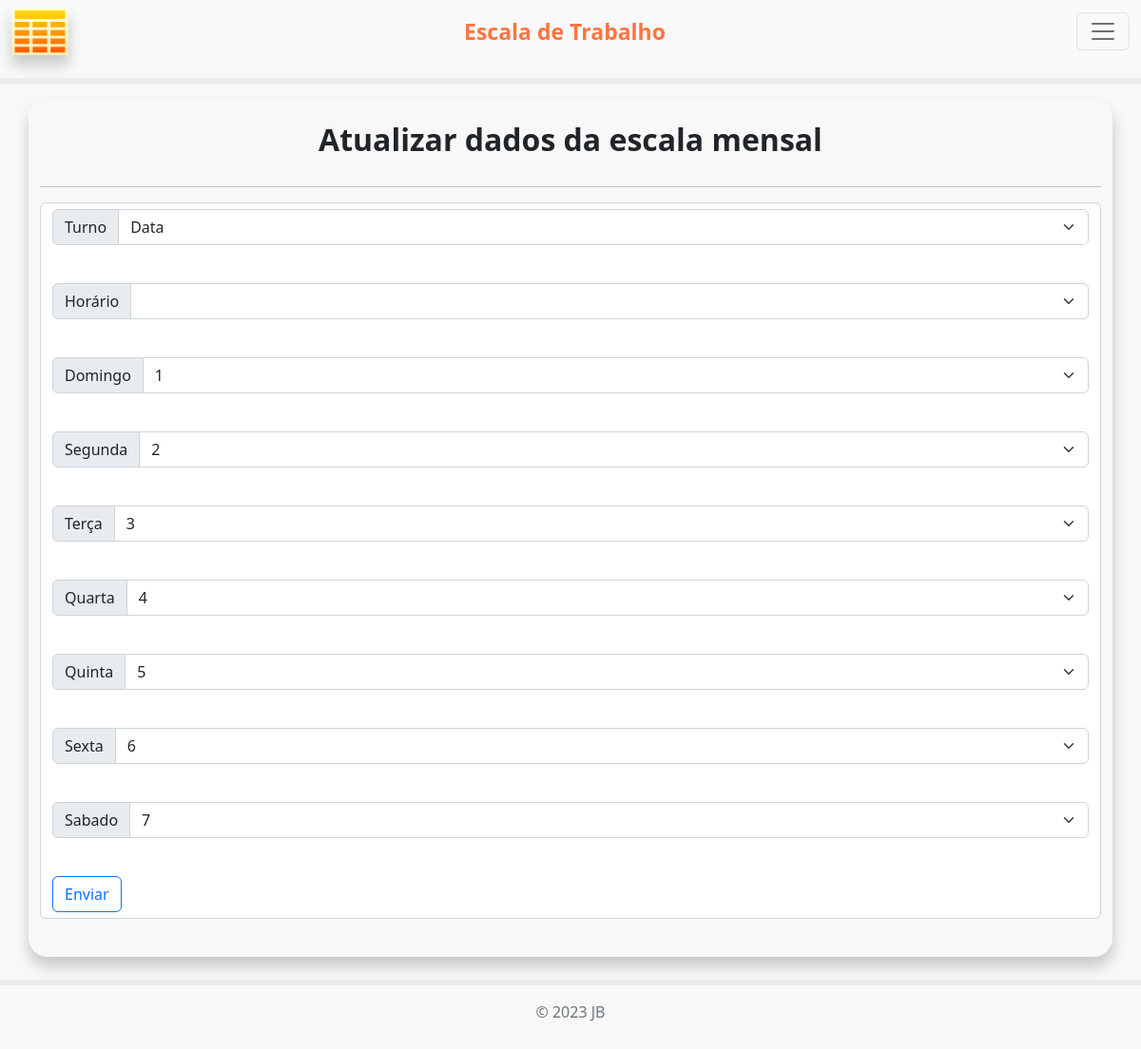
The page /1/atualiza_escala (signed in) on the database its author committed.
### app.py (models this page shows, shortened)
class tb_Semana(db.Model):
    __tablename__ = "Semana 1"
    id = db.Column(db.Integer, primary_key=True, autoincrement=True, nullable=False)
    turno_db = db.Column(db.String(20))
    horario_db = db.Column(db.String(20))
    dom_db = db.Column(db.String(20))
    seg_db = db.Column(db.String(20))
    ter_db = db.Column(db.String(20))
    qua_db = db.Column(db.String(20))
    qui_db = db.Column(db.String(20))
    sex_db = db.Column(db.String(20))
    sab_db = db.Column(db.String(20))

### app.py (the view, shortened to what this page needs)
@app.route('/<int:id>/atualiza_escala', methods=["GET", "POST"])
@login_required
def atualiza_escala(id):
    linha_escala = tb_Semana.query.filter_by(id=id).first()
    page = request.args.get('page', 1, type=int)
    per_page = 50
    todos_funcionarios = tb_Funcionarios.query.paginate(page=page, per_page=per_page)
    return render_template("atualiza_escala.html", linha_escala=linha_escala, funcionarios=todos_funcionarios)

### app.py (called while the page is built)
@login_manager.user_loader  # usado para recarregar o id do usuário autenticado
def load_user(user_id):
    return User.query.filter_by(id=user_id).first()

### templates/atualiza_escala.html (shortened to what this page needs)
{% extends 'index.html' %}
{% block conteudo %}
  <div class="container" id="lista">
    <br>
    <h2>Atualizar dados da escala mensal</h2>
    <hr>
    <form action="{{url_for('atualiza_escala', id=linha_escala.id)}}" method="POST" class="form-control">
        <div class="input-group mb-3">
          <label class="input-group-text" for="Idturno_db">Turno</label>
          <select class="form-select" id="Idturno_db" name="turno_db">
            <option value="{{linha_escala.turno_db}}">{{linha_escala.turno_db}}</option>
          </select>
        </div>
        <br>
        <div class="input-group mb-3">
          <label class="input-group-text" for="Idhorario_db">Horário</label>
          <select class="form-select" id="Idhorario_db" name="horario_db">
            <option value="{{linha_escala.horario_db}}">{{linha_escala.horario_db}}</option>
          </select>
        </div>
        <br>
        <div class="input-group mb-3">
          <label class="input-group-text" for="Iddom_db">Domingo</label>
          <select class="form-select" id="Iddom_db" name="dom_db">
            <option value="{{linha_escala.dom_db}}">{{linha_escala.dom_db}}</option>
          </select>
        </div>
        <br>
        <div class="input-group mb-3">
          <label class="input-group-text" for="Idseg_db">Segunda</label>
          <select class="form-select" id="Idseg_db" name="seg_db">
            <option value="{{linha_escala.seg_db}}">{{linha_escala.seg_db}}</option>
          </select>
        </div>
        <br>
        <div class="input-group mb-3">
          <label class="input-group-text" for="Idter_db">Terça</label>
          <select class="form-select" id="Idter_db" name="ter_db">
            <option value="{{linha_escala.ter_db}}">{{linha_escala.ter_db}}</option>
          </select>
        </div>
        <br>
        <div class="input-group mb-3">
          <label class="input-group-text" for="Idqua_db">Quarta</label>
          <select class="form-select" id="Idqua_db" name="qua_db">
            <option value="{{linha_escala.qua_db}}">{{linha_escala.qua_db}}</option>
          </select>
        </div>
        <br>
        <div class="input-group mb-3">
          <label class="input-group-text" for="Idqui_db">Quinta</label>
          <select class="form-select" id="Idqui_db" name="qui_db">
            <option value="{{linha_escala.qui_db}}">{{linha_escala.qui_db}}</option>
          </select>
        </div>
        <br>
        <div class="input-group mb-3">
          <label class="input-group-text" for="Idsex_db">Sexta</label>
          <select class="form-select" id="Idsex_db" name="sex_db">
            <option value="{{linha_escala.sex_db}}">{{linha_escala.sex_db}}</option>
          </select>
        </div>
        <br>
        <div class="input-group mb-3">
          <label class="input-group-text" for="Idsab_db">Sabado</label>
          <select class="form-select" id="Idsab_db" name="sab_db">
            <option value="{{linha_escala.sab_db}}">{{linha_escala.sab_db}}</option>
          </select>
        </div>
        <br>
        <button class="btn btn-outline-primary">Enviar</button>
    </form>
    <br>
  </div>
{% endblock conteudo %}

### static/css/styles.css (style rules this page uses)
h2 { text-align: center; font-weight: 700; margin-bottom: 30px }
body { background-color: #f8f8f8; }
#lista { border-radius: 20px; box-shadow: .5px 10px 15px rgba(0, 0, 0, .2); padding-bottom: 1rem; }

### rows shown on the page
tb_Semana: turno_db "Data", dom_db "1", seg_db "2", ter_db "3", qua_db "4", qui_db "5", sex_db "6", sab_db "7"
